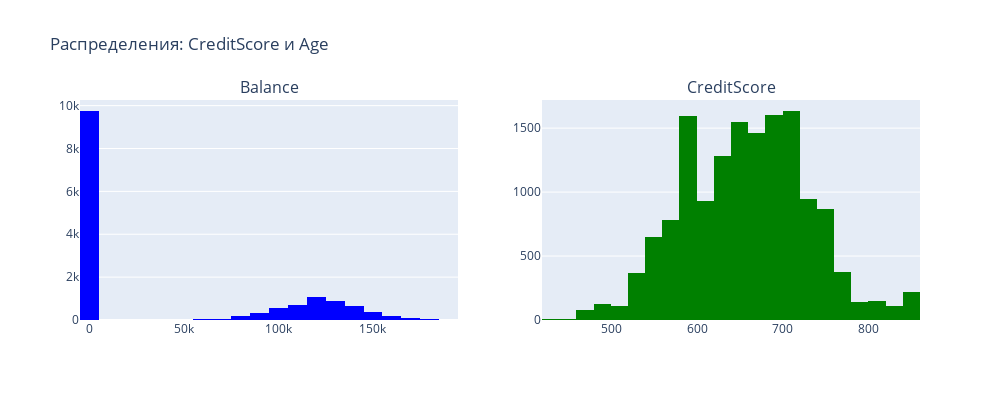

The notebook cell saved with this chart:
### Code cell
import pandas as pd
import plotly.graph_objects as go
from plotly.subplots import make_subplots

fig = make_subplots(rows=1, cols=2, subplot_titles=["Balance", "CreditScore"])

# Первый график: CreditScore
fig.add_trace(
    go.Histogram(x=data["Balance"], nbinsx=30, name="Balance", marker=dict(color='blue')),
    row=1, col=1
)

# Второй график: Age
fig.add_trace(
    go.Histogram(x=data["CreditScore"], nbinsx=30, name="CreditScore", marker=dict(color='green')),
    row=1, col=2
)

# Настройки оформления
fig.update_layout(
    title_text="Распределения: CreditScore и Age",
    showlegend=False,
    width=1000,
    height=400
)

fig.show()

### Figure 1 — Plotly figure (JSON) as saved in the notebook; plotly's stock layout.template omitted (floating-point values rounded to 4 significant figures; data arrays with more than 128 entries replaced by an {"elided": "..."} marker saying what was removed)
{"data": [{"marker": {"color": "blue"}, "name": "Balance", "nbinsx": 30, "type": "histogram", "x": {"elided": "15000 float values"}, "xaxis": "x", "yaxis": "y"}, {"marker": {"color": "green"}, "name": "CreditScore", "nbinsx": 30, "type": "histogram", "x": {"elided": "15000 float values"}, "xaxis": "x2", "yaxis": "y2"}], "layout": {"annotations": [{"font": {"size": 16}, "showarrow": false, "text": "Balance", "x": 0.225, "xanchor": "center", "xref": "paper", "y": 1, "yanchor": "bottom", "yref": "paper"}, {"font": {"size": 16}, "showarrow": false, "text": "CreditScore", "x": 0.775, "xanchor": "center", "xref": "paper", "y": 1, "yanchor": "bottom", "yref": "paper"}], "height": 400, "showlegend": false, "title": {"text": "Распределения: CreditScore и Age"}, "width": 1000, "xaxis": {"anchor": "y", "domain": [0, 0.45]}, "xaxis2": {"anchor": "y2", "domain": [0.55, 1]}, "yaxis": {"anchor": "x", "domain": [0, 1]}, "yaxis2": {"anchor": "x2", "domain": [0, 1]}}}
